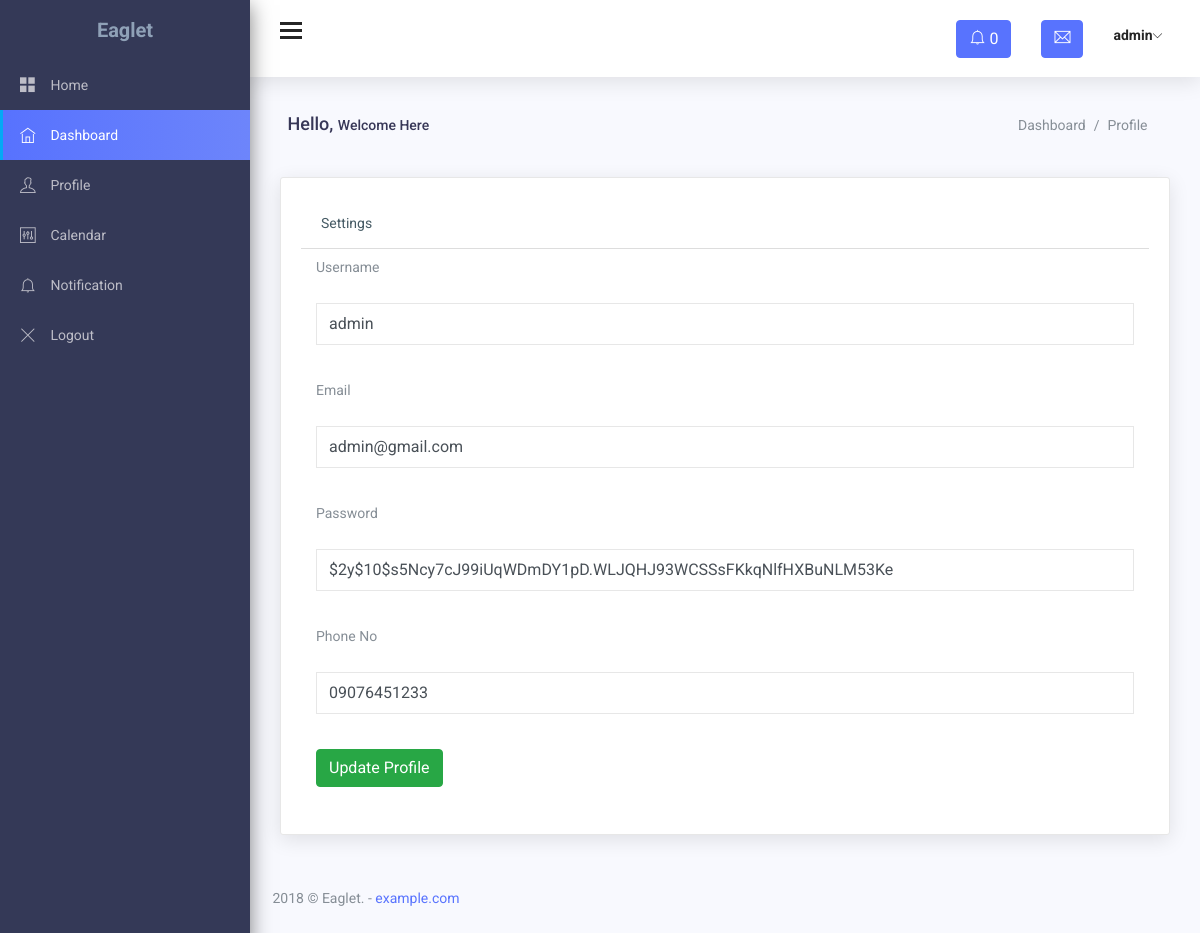
The app's page /admin/profile.php (signed in) with its own data.
### tables this page shows
CREATE TABLE `soccer_admin` (
  `id` int(11) NOT NULL,
  `username` varchar(100) NOT NULL,
  `email` varchar(200) NOT NULL,
  `phone` varchar(11) NOT NULL,
  `password` varchar(300) NOT NULL,
  `identifier` varchar(10) NOT NULL,
  `reg_time` timestamp NOT NULL DEFAULT CURRENT_TIMESTAMP ON UPDATE CURRENT_TIMESTAMP
);

### admin/profile.php (the view, shortened to what this page needs)
<?php
$con = new PDO("mysql:host=localhost;dbname=soccer","root","");
?>
<!DOCTYPE html>
<html lang="en">
<head>
    <link href="assets/css/lib/font-awesome.min.css" rel="stylesheet">
    <link href="assets/css/lib/themify-icons.css" rel="stylesheet">
    <link href="assets/css/lib/menubar/sidebar.css" rel="stylesheet">
    <link href="assets/css/lib/bootstrap.min.css" rel="stylesheet">
    <link href="assets/css/lib/helper.css" rel="stylesheet">
    <link href="assets/css/style.css" rel="stylesheet">
  </head>
  <body>
<?php include 'header.php';  ?>
    <div class="content-wrap">
      <div class="main">
        <div class="container-fluid">
          <div class="row">
            <div class="col-lg-8 p-r-0 title-margin-right">
              <div class="page-header">
                <div class="page-title">
                  <h1>Hello, <span>Welcome Here</span></h1>
                </div>
              </div>
            </div>
            <div class="col-lg-4 p-l-0 title-margin-left">
              <div class="page-header">
                <div class="page-title">
                  <ol class="breadcrumb">
                    <li class="breadcrumb-item"><a href="#">Dashboard</a></li>
                    <li class="breadcrumb-item active">Profile</li>
                  </ol>
                </div>
              </div>
            </div>
          </div>
          <section id="main-content">
                    <div class="col-lg-12">
                        <div class="card">
                            <ul class="nav nav-tabs profile-tab" role="tablist">
                                <li class="nav-item"> <a class="nav-link" data-toggle="tab" href="#settings" role="tab">Settings</a> </li>
                            </ul>
 <?php
$u = $_SESSION['username'];
$view = $con->prepare("SELECT * FROM soccer_admin WHERE username = '$u' LIMIT 1");
$view->execute();
 while ($data = $view->fetch()) {
     $uname = $data['username'];
     $email = $data['email'];
    $phone = $data['phone'];
     $pass = $data['password'];
 echo '
<div class="tab-pane" id="settings" role="tabpanel">
                                    <div class="card-body">
                                        <form  method="POST" class="form-horizontal form-material">
 <div class="form-group">
                                                <label class="col-md-12">Username</label>
                                                <div class="col-md-12">
                                                    <input type="text" name="uname" value="'.$uname.'" class="form-control form-control-line">
                                                </div>
                                            </div>
                                            <div class="form-group">
                                                <label for="example-email" class="col-md-12">Email</label>
                                                <div class="col-md-12">
                                                    <input type="email" name="email" value="'.$email.' " class="form-control form-control-line"  id="example-email">
                                                </div>
                                            </div>
                                            <div class="form-group">
                                                <label class="col-md-12">Password</label>
                                                <div class="col-md-12">
                                                    <input type="text" name="pass" value="'.$pass.'" class="form-control form-control-line">
                                                </div>
                                            </div>
                                            <div class="form-group">
                                                <label class="col-md-12">Phone No</label>
                                                <div class="col-md-12">
                                                    <input type="text" name="phone" value="'.$phone.'"  class="form-control form-control-line">
                                                </div>
                                            </div>
                                            <div class="form-group">
                                                <div class="col-sm-12">
                                                    <button class="btn btn-success" name="profile">Update Profile</button>
                                                </div>
                                            </div>
                                               </form>
                                    </div>
                                </div>
                                ';
                          } ?>
                            </div>
                        </div>
                    </div>
                </div>
            <div class="row">
              <div class="col-lg-12">
                <div class="footer">
                  <p>2018 © Eaglet. - <a href="#">example.com</a></p>
                </div>
              </div>
            </div>
        </div>
  </body>
</html>

### records on screen
soccer_admin: uname "admin", email "admin@gmail.com", pass "$2y$10$s5Ncy7cJ99iUqWDmDY1pD.WLJQHJ93WCSSsFKkqNlfHXBuNLM53Ke", phone "09076451233"

### other values on screen
$row['c'] "0"
$_SESSION['username'] "admin"
